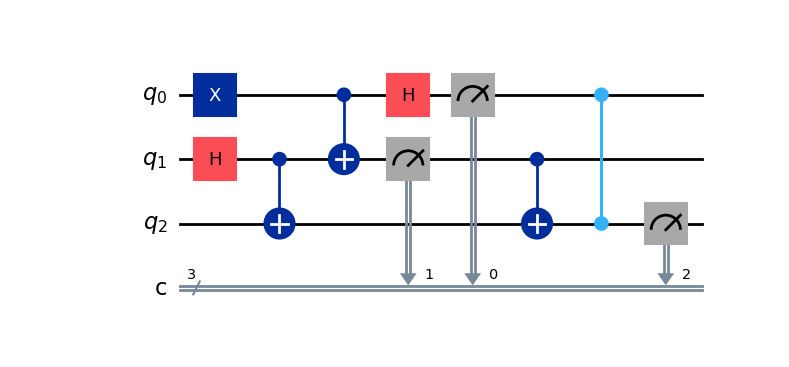

This chart was generated by the following Python code:
#   Quantum Teleportation

from qiskit import QuantumCircuit
qc = QuantumCircuit(3, 3)
qc.h(1)					    # Create Bell pair between qubit 1 and 2
qc.cx(1, 2)
qc.x(0)					    # Encode unknown state on qubit 0
qc.cx(0, 1)					# Bell measurement
qc.h(0)
qc.measure([0, 1], [0, 1])
qc.cx(1, 2)					# Conditional operations
qc.cz(0, 2)
qc.measure(2, 2)
fig=qc.draw('mpl')
fig.savefig('Prg7.10.png')
